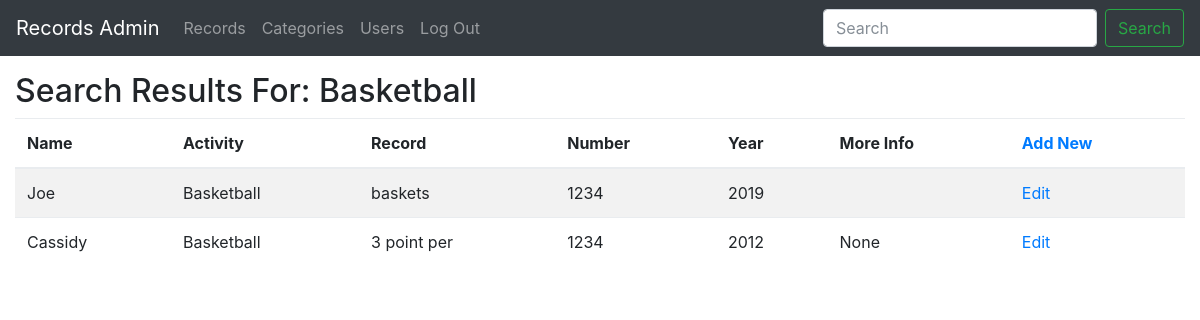
The page /Basketball on the database its author committed.
### tables this page shows
CREATE TABLE activity (id INTEGER NOT NULL PRIMARY KEY, activityName VARCHAR (255) NOT NULL);

CREATE TABLE record (id INTEGER NOT NULL PRIMARY KEY, activity_id INTEGER NOT NULL, record VARCHAR (255) NOT NULL, year VARCHAR (255) NOT NULL, person VARCHAR (255) NOT NULL, number VARCHAR (255) NOT NULL, moreInformation VARCHAR (255), FOREIGN KEY (activity_id) REFERENCES activity (id));

### __init__.py (the view)
@app.route('/<urlPassed>')
def unknown_page(urlPassed):
    databaseQuery = searchDBActivity(urlPassed)
    return render_template('results.html', databaseQuery=databaseQuery, urlPassed=urlPassed)

### __init__.py (called while the page is built)
def searchDBActivity(urlPassed):
    from models import Activity, Record
    x = 0
    bigDictionary = {}
    for rawActivity in Record.select().join(Activity).where(Activity.activityName == urlPassed):
        innerString={}
        innerString["name"] = rawActivity.person
        innerString['activity']=rawActivity.activity.activityName
        innerString["record"]=rawActivity.record
        innerString["number"]=rawActivity.number
        innerString["year"]=rawActivity.year
        innerString["moreInformation"]=rawActivity.moreInformation
        innerString["id"]=rawActivity.id
        bigDictionary.update({x:innerString})
        x = x + 1
    return bigDictionary

### templates/results.html (shortened to what this page needs)
<!doctype html>
<html lang="en">
  <head>
    <link href="{{ url_for('static', filename='dist/css/bootstrap.min.css') }}" rel="stylesheet">
    <link href="{{ url_for('static', filename='dashboard.css') }}" rel="stylesheet">
  </head>
  <body>
    <header>
      <nav class="navbar navbar-expand-md navbar-dark fixed-top bg-dark">
        <a class="navbar-brand" href="#">Records Admin</a>
        <div class="collapse navbar-collapse" id="navbarsExampleDefault">
          <ul class="navbar-nav mr-auto">
            <li class="nav-item">
              <a class="nav-link" href="{{url_for ('admin')}}">Records</a>
            </li>
            <li class="nav-item">
              <a class="nav-link" href="{{url_for ('modifycategory')}}">Categories</a>
            </li>
            <li class="nav-item">
              <a class="nav-link" href="{{url_for ('users')}}">Users</a>
            </li>
            <li class="nav-item">
              <a class="nav-link" href="{{url_for ('logout')}}">Log Out</a>
            </li>
          </ul>
          <form class="form-inline mt-2 mt-md-0">
            <input class="form-control mr-sm-2" type="text" placeholder="Search" aria-label="Search">
            <button class="btn btn-outline-success my-2 my-sm-0" type="submit">Search</button>
          </form>
        </div>
      </nav>
    </header>
<div class="container-fluid">
        <main role="main" class="ml-sm-auto  pt-3">
          <h2>Search Results For: {{urlPassed}}</h2>
          <div class="table-responsive">
            <table class="table table-striped">
              <thead>
                <tr>
                  <th>Name</th>
                  <th>Activity</th>
                  <th>Record</th>
                  <th>Number</th>
                  <th>Year</th>
				  <th>More Info</th>
				   <th><a href="{{url_for('addrecordView')}}">Add New</a></th>
                </tr>
              </thead>
              <tbody>
				{% for val in databaseQuery.values() %}
				<tr>
                  <td>{{val['name']}}</td>
                  <td>{{val['activity']}}</td>
                  <td>{{val['record']}}</td>
                  <td>{{val['number']}}</td>
				  <td>{{val['year']}}</td>
				  <td>{{val['moreInformation']}}</td>
				  {% set id = val['id'] %}
				  <td><a href="{{url_for('edit_page',urlPassed=id)}}">Edit</a></td>
				  </tr>
				{% endfor %}
              </tbody>
            </table>
          </div>
        </main>
      </div>
  </body>
</html>

### static/dashboard.css (style rules this page uses)
body { padding-top: 3.5rem; }

### rows shown on the page
activity: activityName "Basketball", activity "Basketball" "Basketball"
record: name "Joe", record "baskets", number "1234", year "2019"
record: name "Cassidy", record "3 point per", number "1234", year "2012", moreInformation "None"
